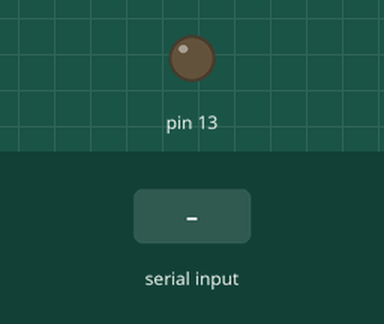
Bench run of a sketch on a simulated Arduino Uno, built with avr-gcc and run on an emulated ATmega328P. Parts: output pins drawn as LEDs (lit = HIGH). The inputs (shaded band) are chosen by the test bench.

Above: at 1.2 s.
1.3 s: "1" received over Serial
At 1.7 s:
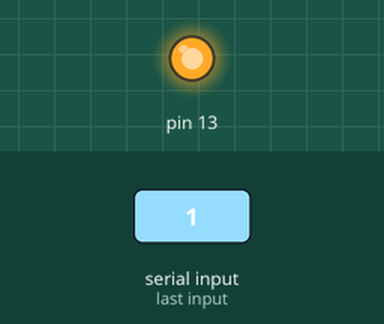
2.8 s: "0" received over Serial
At 4.0 s:
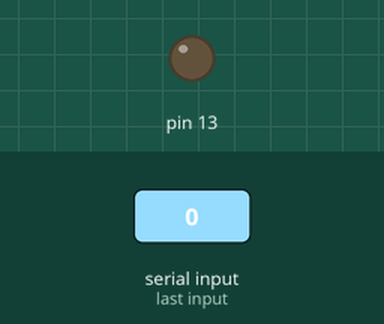
4.3 s: "2" received over Serial
At 5.2 s:
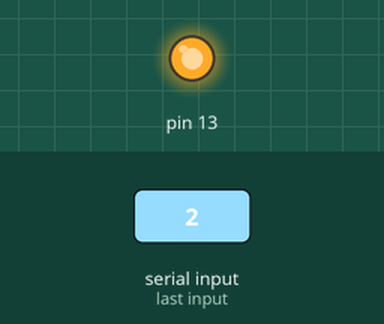
Timing chart, 0 to 7.3 s (numbered marks = the images above; inputs shaded):
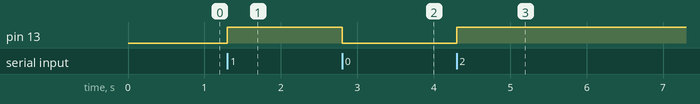

The sketch:

Parkinglot.ino
```cpp
void setup() {
  pinMode(13, OUTPUT);
  Serial.begin(9600);
  //mySerial.begin(9600);
}
bool value = true;
String msg= "";
void loop(){


  while(Serial.available()>0){
    msg += (char) Serial.read();
    //msg = msg + (char) Serial.read();
    //Serial.println(Serial.read());
    digitalWrite(13, value);
    delay(1000);
    value=!value;
    ;
  }
}

/*//#include <SoftwareSerial.h>

#include <ArduinoJson.h>

#include <Servo.h>
//SoftwareSerial  mySerial(2,3); // RX, TX
int led = 13;
int containmentBarEntryIRPin = 2;
Servo containmentBarEntry;
void setup() {
  // put your setup code here, to run once:
  Serial.begin(9600);
  //mySerial.begin(9600);
  pinMode(13,OUTPUT);
  //containmentBarEntry.attach(5);
}
bool value=true;
String msg = "";
void loop() {
  //mySerial.println("Hola");
  if(Serial.available()){
    digitalWrite(13, value);
    value = !value;
    delay(10);
    msg = Serial.readString(); // {"p":3,"v":90}
    //Serial.println(msg);
    //mySerial.println("Hola");
    /*DynamicJsonDocument doc(100);

    DeserializationError error = deserializeJson(doc, msg);

    if(error){
      mySerial.print(F("deserializeJson() failed: "));
      mySerial.println(error.f_str());
      return;
    }


    int pin = doc["p"];//Cuando el tipo de dato es el que necesito
    int value = doc["v"];//String pin2 = doc.get<String>("p");//Cuando el tipo de dato NO es el que necesito

    if(pin>13){
      //Analogico
      analogWrite(pin, value);
    }
    else{
      //Digital
      digitalWrite(pin, value);
    }*
  }
}*/
```

Measured:
- after the input at 1.3 s, pin 13: LOW → HIGH at once
- after the input at 2.8 s, pin 13: HIGH → LOW at once
- after the input at 4.3 s, pin 13: LOW → HIGH at once
